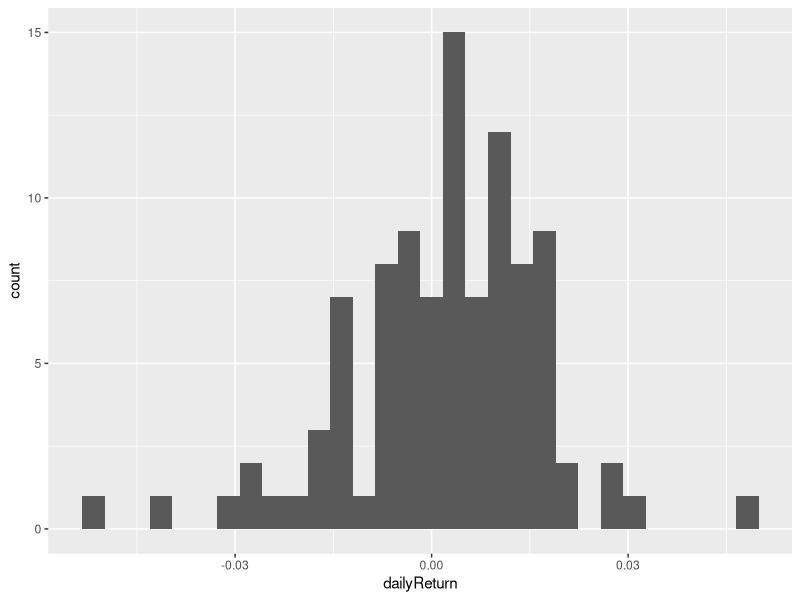
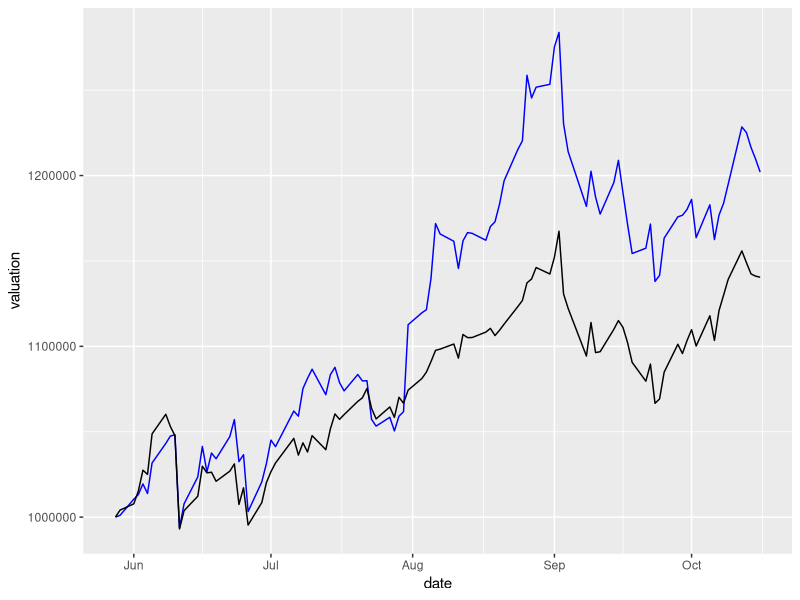
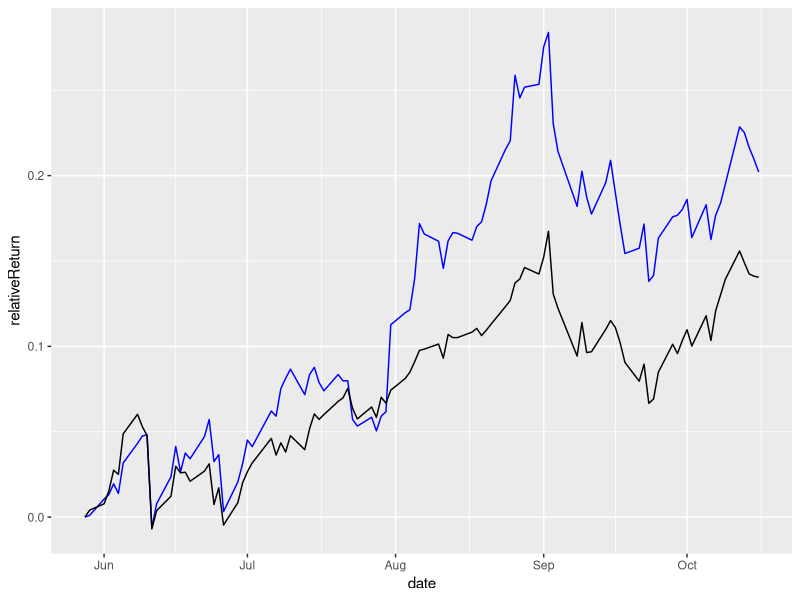
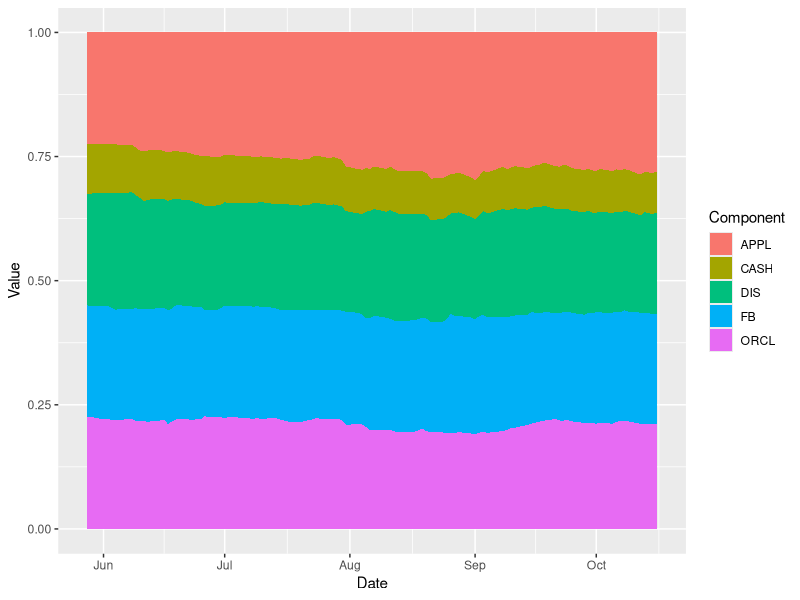

These figures' R source, in order:
## ---- chunk 1
knitr::opts_chunk$set(echo = TRUE)
library(dplyr)
library(tidyverse)
## ---- chunk 2

SPY <- read.csv(file = 'SPY.csv')
SPY$date<- as.Date(SPY$Date, "%Y/%m/%d")
SPY$valuation <- 2996*SPY$Adj.Close+100000
SPY <- mutate(SPY, dailyReturn = (Adj.Close- lag(Adj.Close))/lag(Adj.Close)*100)
SPY$relativeReturn <- SPY$valuation/1000000-1
SharpeRatioSPY=(mean(na.omit(SPY$dailyReturn))-0.00004)/sd(na.omit(SPY$dailyReturn))
SharpeRatioSPY

## ---- chunk 3
DIS <- read.csv(file = 'DIS.csv')
disN<- 1927
DIS$value <- DIS$Adj.Close*disN
DIS <- mutate(DIS, dailyre = (Adj.Close- lag(Adj.Close))/lag(Adj.Close)*100)

## ---- chunk 4
ORCL <- read.csv(file = 'ORCL.csv')
orclN<- 4231
ORCL$value <- ORCL$Adj.Close*orclN
ORCL <- mutate(ORCL, dailyre = (Adj.Close- lag(Adj.Close))/lag(Adj.Close)*100)
## ---- chunk 5
FB <- read.csv(file = 'FB.csv')
fbN<- 998
FB$value <- FB$Adj.Close*fbN
FB <- mutate(FB, dailyre = (Adj.Close- lag(Adj.Close))/lag(Adj.Close)*100)
## ---- chunk 6
AAPL <- read.csv(file = 'AAPL.csv')
appleN<- 2833
AAPL$value <- AAPL$Adj.Close*appleN
AAPL <- mutate(AAPL, dailyre = (Adj.Close- lag(Adj.Close))/lag(Adj.Close)*100)
## ---- chunk 7
cash <- 100000
valuation <- DIS$Adj.Close*disN+FB$Adj.Close*fbN+ORCL$Adj.Close*orclN+AAPL$Adj.Close*appleN+cash
date<- as.Date(DIS$Date, "%Y/%m/%d")
pf <- data.frame(date=date,dailyValuation=valuation)
pf$disv <- DIS$value
pf$orclv <- ORCL$value
pf$fbv <- FB$value
pf$applv <- AAPL$value
pf <- mutate(pf, dailyReturn = (valuation- lag(valuation))/lag(valuation))

SharpeRatioPortfolio <- (mean(na.omit(pf$dailyReturn))-0.00004)/sd(na.omit(pf$dailyReturn))
SharpeRatioPortfolio

## ---- chunk 8
ggplot(data=pf, aes(dailyReturn))+
  geom_histogram()

ggplot()+
  geom_line(data=pf,aes(date,valuation),color='blue')+
  geom_line(data=SPY,aes(date,valuation))

pf$relativeReturn <-(pf$dailyValuation/999981.3)-1
ggplot()+
  geom_line(data=pf,aes(date,relativeReturn),color='blue')+
  geom_line(data=SPY,aes(date,relativeReturn))

tibble(Date = pf$date,
       DIS= pf$disv,
       ORCL = pf$orclv,
       FB = pf$fbv,
       APPL = pf$applv,
       CASH = cash,
       ) %>% 
  pivot_longer(DIS:CASH, names_to = "Component", values_to = 'Value') %>%
  ggplot(.) + geom_area(aes(Date, Value, fill = Component), position = 'fill')
